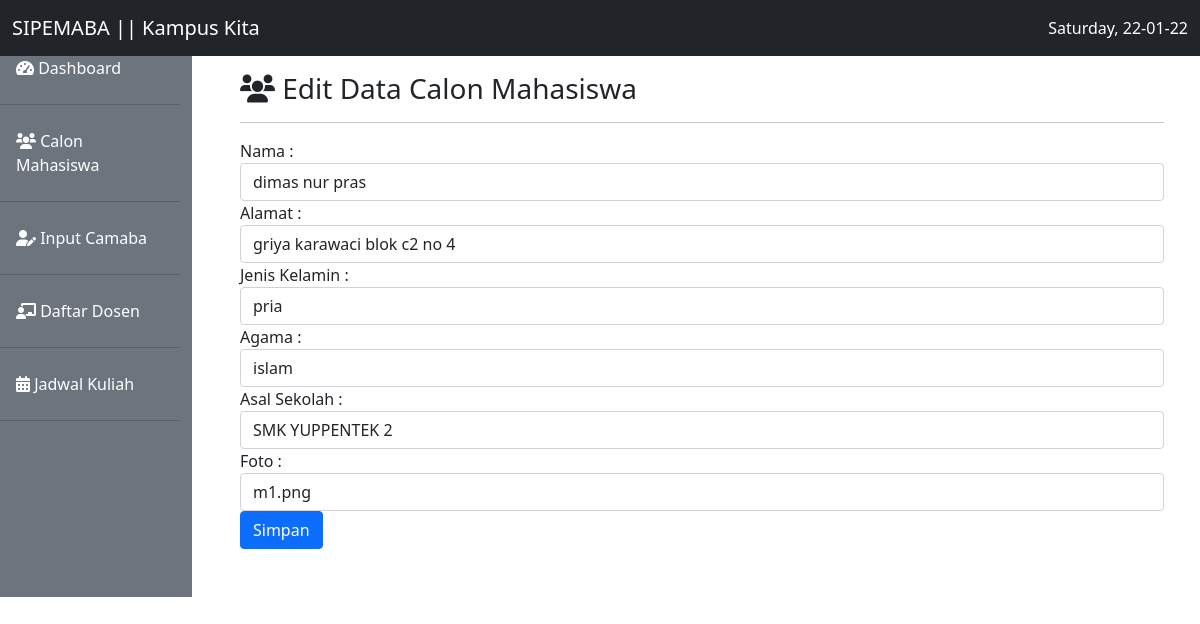
The page /edit.php?id=1 on the database its author committed.
### tables this page shows
CREATE TABLE `calon_mhs` (
  `id` int(11) NOT NULL,
  `nama` varchar(40) NOT NULL,
  `alamat` varchar(255) NOT NULL,
  `jenis_kelamin` varchar(9) NOT NULL,
  `agama` varchar(9) NOT NULL,
  `sekolah_asal` varchar(20) NOT NULL,
  `foto_maba` varchar(15) NOT NULL
);

### functions.php (called while the page is built, shortened)
<?php
$conn = mysqli_connect('localhost', 'root', '', 'kampuskita');
function query($query)
{
  global $conn;
  $result = mysqli_query($conn, $query);
  if (mysqli_num_rows($result) == 1) {
    return mysqli_fetch_assoc($result);
  }
  $rows = [];
  return $rows;
}

### edit.php (the view, shortened to what this page needs)
<?php
require 'functions.php';
$id = $_GET['id'];
$camaba = query("SELECT * FROM calon_mhs WHERE id = $id");
?>
<!doctype html>
<html lang="en">
<head>
  <link href="tema/bootstrap/css/bootstrap.min.css" rel="stylesheet">
  <link rel="stylesheet" href="tema/fontawesome/css/all.min.css">
</head>
<body>
  <nav class="navbar navbar-expand-lg navbar-light bg-dark fixed-top">
    <div class="container-fluid">
      <a class="navbar-brand text-white" href="#">SIPEMABA || Kampus Kita</a>
      <div class="collapse navbar-collapse" id="navbarSupportedContent">
        <div class="text-white">
          <?php echo date("l, d-m-y"); ?>
        </div>
      </div>
    </div>
  </nav>
  <div class="row mt-4">
    <div class="col-md-2 mr-2 pr-3 pt-4 bg-secondary">
      <ul class="nav flex-column">
        <li class="nav-item">
          <a class="nav-link text-white" aria-current="page" href="#"><i class="fas fa-tachometer-alt"></i> Dashboard</a>
          <hr class="bg-dark">
        </li>
        <li class="nav-item">
          <a class="nav-link text-white" href="index.php"><i class="fas fa-users"></i> Calon Mahasiswa</a>
          <hr>
        </li>
        <li class="nav-item">
          <a class="nav-link text-white" href="tambah.php"><i class="fas fa-user-edit"></i> Input Camaba</a>
          <hr>
        </li>
        <li class="nav-item">
          <a class="nav-link text-white" href="#"><i class="fas fa-chalkboard-teacher"></i> Daftar Dosen</a>
          <hr>
        </li>
        <li class="nav-item">
          <a class="nav-link text-white" href="#"><i class="fas fa-calendar-alt"></i> Jadwal Kuliah</a>
          <hr>
        </li>
      </ul>
    </div>
    <div class="col-md-10 p-5 pt-5">
      <h3> <i class="fas fa-users"></i> Edit Data Calon Mahasiswa </h3>
      <hr>
      <form method="POST" action="">
        <div class="form-group">
          <label for="nama">Nama :</label>
          <input type="text" class="form-control" id="nama" value="<?= $camaba['nama'] ?>" placeholder="nama lengkap" name="nama" autofocus required autocomplete="off">
        </div>
        <div class="form-group">
          <label for="alamat">Alamat :</label>
          <input type="text" class="form-control" id="alamat" value="<?= $camaba['alamat'] ?>" placeholder="alamat Lengkap" name="alamat" required autocomplete="off">
        </div>
        <div class="form-group">
          <label for="jenis_kelamin">Jenis Kelamin :</label>
          <input type="text" class="form-control" id="jenis_kelamin" value="<?= $camaba['jenis_kelamin'] ?>" placeholder="jenis kelamin " name="jenis_kelamin" required autocomplete="off">
        </div>
        <div class="form-group">
          <label for="agama">Agama :</label>
          <input type="text" class="form-control" id="agama" value="<?= $camaba['agama'] ?>" placeholder="agama" name="agama" required autocomplete="off">
        </div>
        <div class="form-group">
          <label for="sekolah_asal">Asal Sekolah :</label>
          <input type="text" class="form-control" id="sekolah_asal" value="<?= $camaba['sekolah_asal'] ?>" placeholder="Asal Sekolahmu" name="sekolah_asal" required autocomplete="off">
        </div>
        <div class="form-group">
          <label for="foto_maba">Foto :</label>
          <input type="text" class="form-control" id="foto_maba" value="<?= $camaba['foto_maba'] ?>" placeholder="foto" name="foto_maba" required autocomplete="off">
        </div>
        <button type="submit" class="btn btn-primary" name="edit">Simpan</button>
      </form>
    </div>
  </div>
</body>
</html>

### rows shown on the page
calon_mhs: nama "dimas nur pras", alamat "griya karawaci blok c2 no 4", jenis_kelamin "pria", agama "islam", sekolah_asal "SMK YUPPENTEK 2", foto_maba "m1.png"
